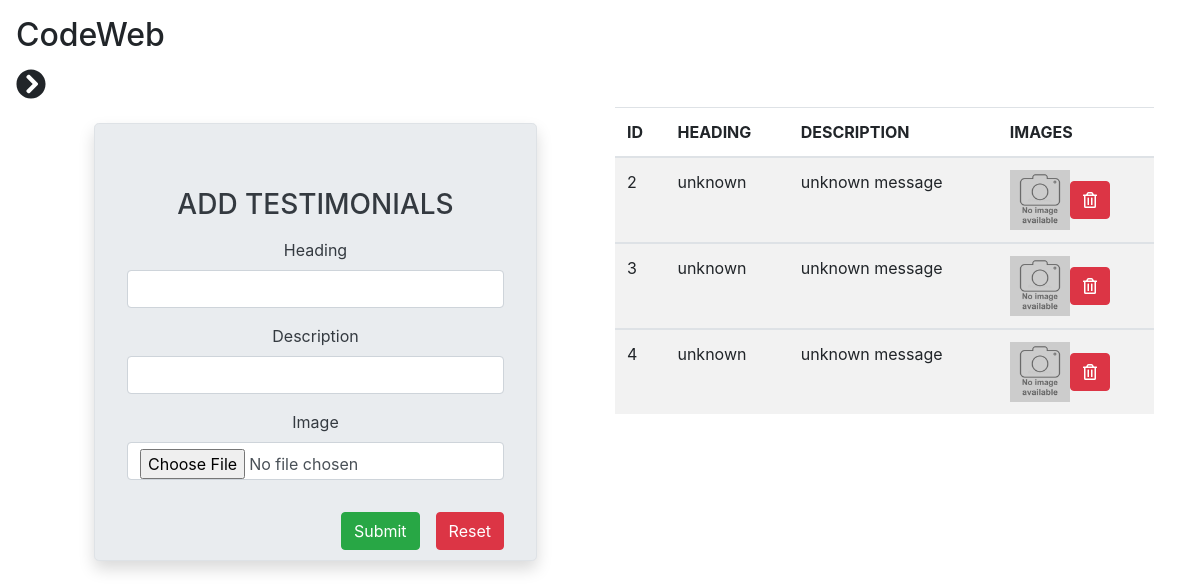
The page /admin/testimonial.php (signed in) on the database its author committed.
### tables this page shows
CREATE TABLE `testimonial` (
  `id` int(255) NOT NULL,
  `heading` varchar(100) NOT NULL,
  `description` text NOT NULL,
  `image` varchar(500) NOT NULL
);

### admin/testimonial.php (the view, shortened to what this page needs)
<?php
include('includs/header.php');
?>
<div class="col-sm-12">
    <div class="container-fluid">
      <div class="row">
        <div class="col-sm-6">
          <div class=" mx-5 my-3 text-center">
            <form action="" class="jumbotron shadow text-dark border mt-3" method="POST" enctype="multipart/form-data">
              <h3 class="text-center mb-3">ADD TESTIMONIALS</h3>
              <div class="form-group">
                  <label for="Heading">Heading</label>
                  <input type="text" name="Heading" class="form-control">
              </div>
              <div class="form-group">
                  <label for="Description">Description</label>
                  <input type="text" name="Description" class="form-control">
              </div>
              <div class="form-group">
                  <label for="Image">Image</label>
                  <input type="file" name="uploadfile"  class="form-control">
              </div>
              <input type="reset" value="Reset" class="btn btn-danger ml-3 my-3 float-right">
              <input type="Submit" name="upload" value="Submit" class="btn btn-success my-3 float-right">
            </form>
          </div>
        </div>
        <div class="col-sm-6">
          <?php
          $sql="SELECT * FROM testimonial";
          $result=$conn->query($sql);
          if($result->num_rows>0)
          {
              echo '<table class="table table-striped">';
                  echo '<thead>';
                      echo '<tr>';
                      echo '<th scope="col">ID</th>';
                      echo '<th scope="col">HEADING</th>';
                      echo '<th scope="col">DESCRIPTION</th>';
                      echo '<th scope="col">IMAGES</th>';
                      echo '</tr>';
                  echo '</thead>';
                  while($row=$result->fetch_assoc())
                  {
                  echo '<tbody>';
                      echo '<tr>';
                      echo '<td>'.$row['id'].'</td>';
                      echo '<td>'.$row['heading'].'</td>';
                      echo '<td>'.$row['description'].'</td>';
                      echo '<form action="" method="POST">';
                      echo '<td>';
                      echo '<img src="image/testimonial/'.$row['image'].'"width="60" height="60" alt="">';
                      echo '<button type="submit" name="Delete" class="btn btn-danger"><i class="far fa-trash-alt"></i></button>';
                      echo '</td>';
                      echo '</form>';
                      echo '</tr>';
                  echo '</tbody>';
                  }
              echo '</table>';
          }
          else
          {
              echo "0 result";
          }
          ?>
        </div>
      </div>
    </div>
</div>
<?php include('includs/footer.php'); ?>

### rows shown on the page
testimonial: id "2", heading "unknown", description "unknown message", image (placeholder picture)
testimonial: id "3", heading "unknown", description "unknown message", image (placeholder picture)
testimonial: id "4", heading "unknown", description "unknown message", image (placeholder picture)
